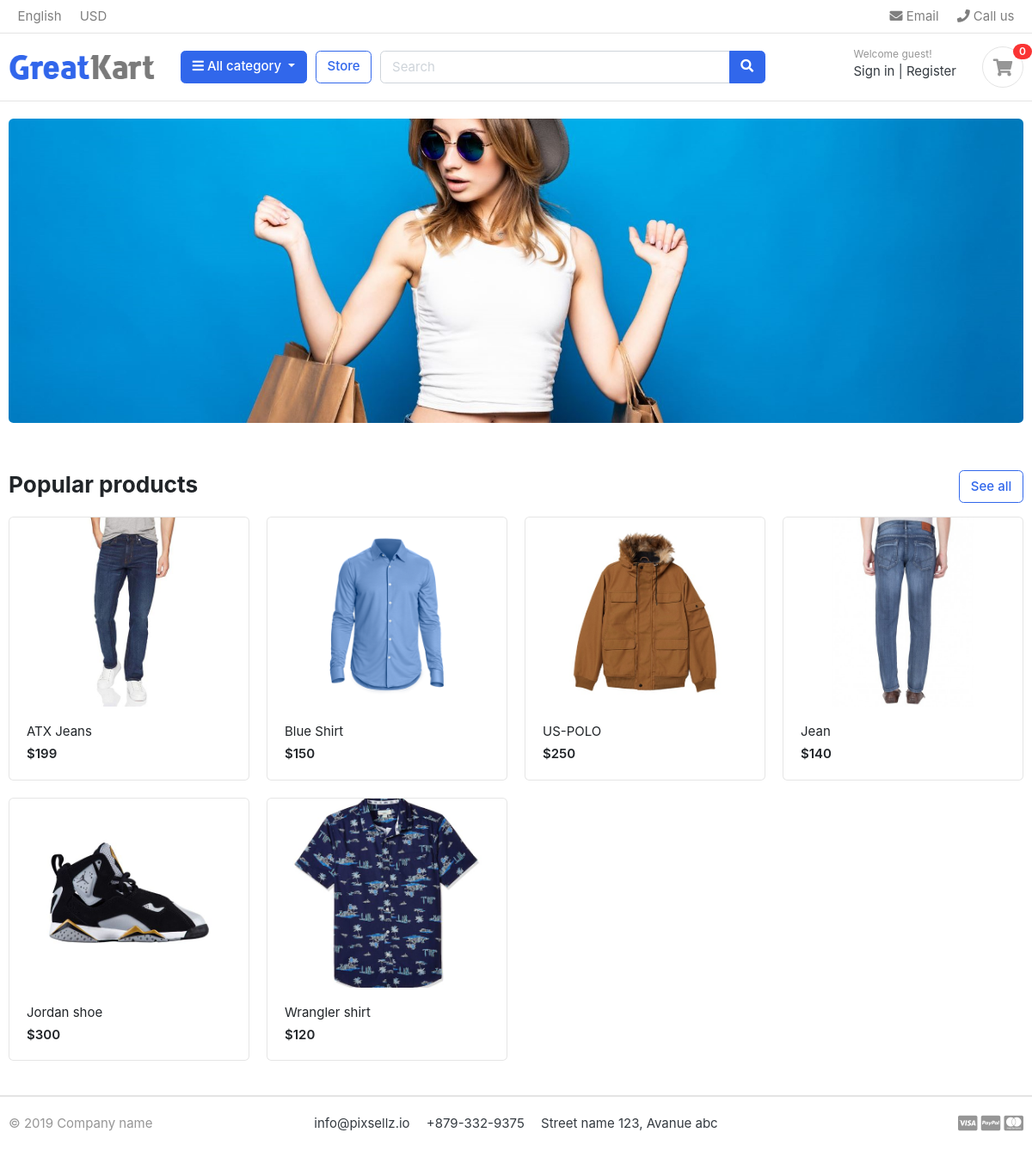
The page / on the database its author committed.
### store/models.py (models this page shows, shortened)
class Product(models.Model):
    product_name = models.CharField(max_length=200,unique = True)
    slug = models.SlugField(max_length=200,unique=True)
    description  = models.TextField(max_length=500,blank=True)
    price = models.IntegerField()
    images = models.ImageField(upload_to='photos/products')
    stock = models.IntegerField()
    is_available = models.BooleanField(default = True)
    category = models.ForeignKey(Category,on_delete=models.CASCADE) # if the category is deleted , the related product is also be deleted
    created_date = models.DateTimeField(auto_now_add=True)
    modified_date = models.DateTimeField(auto_now=True)
    def get_url(self):
        return reverse('product_detail',args=[self.category.slug, self.slug])

### greatkart/views.py (the view)
# urls.py: 2. Add a URL to urlpatterns:  path('', views.home, name='home')
def home(request):
    products = Product.objects.all().filter(is_available=True)
    context = {
        'products':products,
    }
    return render(request,'home.html',context)

### carts/context_processors.py (called while the page is built)
def counter(request):
    cart_count = 0
    if 'admin' in request.path:
        return {}
    else:
        try:
            cart = Cart.objects.filter(cart_id=_cart_id(request))
            if request.user.is_authenticated:
                cart_items = CartItem.objects.all().filter(user=request.user)
            else:
                cart_items = CartItem.objects.all().filter(cart=cart[:1])
            for cart_item in cart_items:
                cart_count += cart_item.quantity
        except Cart.DoesNotExist:
            cart_count = 0
    return dict(cart_count=cart_count)

### carts/views.py (called while the page is built)
def _cart_id(request):
    cart = request.session.session_key
    if not cart:
        cart = request.session.create()
    return cart

### category/context_processors.py (called while the page is built)
def menu_links(request):
    links = Category.objects.all()
    return dict(links=links)

### category/models.py (called while the page is built)
    def get_url(self):
        return reverse('products_by_category',args=[self.slug])

### templates/home.html
{% extends 'base.html' %}
{% load static %}
{% block content %}
<section class="section-intro padding-y-sm">
<div class="container">
<div class="intro-banner-wrap">
	<img src="{% static 'images/banners/cover.jpg'%}" class="img-fluid rounded">
</div>
</div>
</section>
<section class="section-name padding-y-sm">
<div class="container">
<header class="section-heading">
	<a href="{% url 'store' %}" class="btn btn-outline-primary float-right">See all</a>
	<h3 class="section-title">Popular products</h3>
</header>
<div class="row">
	{% for product in products %}
	<div class="col-md-3">
		<div class="card card-product-grid">
			<a href="{{product.get_url}}" class="img-wrap"> <img src="{{product.images.url }}"> </a>
			<figcaption class="info-wrap">
				<a href="./product-detail.html" class="title">{{product.product_name}}</a>
				<div class="price mt-1">${{product.price}}</div>
			</figcaption>
		</div>
	</div>
	{% endfor %}
</div>
</div>
</section>
</body>
</html>
{% endblock %}

### templates/base.html (shortened to what this page needs)
{% load static %}
<!DOCTYPE HTML>
<html lang="en">
<head>
<link href="{% static 'css/bootstrap.css'%}" rel="stylesheet" type="text/css"/>
<link href="{% static 'fonts/fontawesome/css/all.min.css'%}" type="text/css" rel="stylesheet">
<link href="{% static 'css/ui.css'%}" rel="stylesheet" type="text/css"/>
<link href="{% static 'css/responsive.css'%}" rel="stylesheet" media="only screen and (max-width: 1200px)" />
</head>
<body>
{% include 'includes/navbar.html'%}
{% block content%}{% endblock %}
{% include 'includes/footer.html'%}

### templates/includes/navbar.html (shortened to what this page needs)
{% load static %}
<header class="section-header">
<nav class="navbar p-md-0 navbar-expand-sm navbar-light border-bottom">
<div class="container">
  <div class="collapse navbar-collapse" id="navbarTop4">
    <ul class="navbar-nav mr-auto">
    	<li class="nav-item dropdown">
		 	<a href="#" class="nav-link">   English </a>
		</li>
		<li class="nav-item dropdown">
			<a href="#" class="nav-link"> USD </a>
		</li>
    </ul>
    <ul class="navbar-nav">
		<li><a href="#" class="nav-link"> <i class="fa fa-envelope"></i> Email </a></li>
		<li><a href="#" class="nav-link"> <i class="fa fa-phone"></i> Call us </a></li>
	</ul>
  </div>
</div>
</nav>
<section class="header-main border-bottom">
	<div class="container">
<div class="row align-items-center">
	<div class="col-lg-2 col-md-3 col-6">
		<a href="{% url 'home' %}" class="brand-wrap">
			<img class="logo" src="{% static './images/logo.png'%}">
		</a>
	</div>
	<div class="col-lg col-sm col-md col-6 flex-grow-0">
		<div class="category-wrap dropdown d-inline-block float-right">
			<button type="button" class="btn btn-primary dropdown-toggle" data-toggle="dropdown">
				<i class="fa fa-bars"></i> All category
			</button>
		</div>
	</div>
	<a href="{% url 'store' %}" class="btn btn-outline-primary">Store</a>
	<div class="col-lg  col-md-6 col-sm-12 col">
		<form action="{% url 'search' %}" class="search" method="GET">
			<div class="input-group w-100">
			    <input type="text" class="form-control" style="width:60%;" placeholder="Search" name="keyword">
			    <div class="input-group-append">
			      <button class="btn btn-primary" type="submit">
			        <i class="fa fa-search"></i>
			      </button>
			    </div>
		    </div>
		</form>
	</div>
	<div class="col-lg-3 col-sm-6 col-8 order-2 order-lg-3">
				<div class="d-flex justify-content-end mb-3 mb-lg-0">
					{% if user.id is None %}
					<div class="widget-header">
						<small class="title text-muted">Welcome guest!</small>
						<div>
							<a href="{% url 'login' %}">Sign in</a> <span class="dark-transp"> | </span>
							<a href="{% url 'register' %}"> Register</a>
						</div>
					</div>
						{% endif %}
					<a href="{% url 'cart' %}" class="widget-header pl-3 ml-3">
						<div class="icon icon-sm rounded-circle border"><i class="fa fa-shopping-cart"></i></div>
						<span class="badge badge-pill badge-danger notify">{{cart_count}}</span>
					</a>
				</div>
			</div>
</div>
	</div>
</section>
</header>

### templates/includes/footer.html
<footer class="section-footer border-top">
	<div class="container">
		<section class="footer-bottom border-top row">
			<div class="col-md-2">
				<p class="text-muted"> &copy 2019 Company name </p>
			</div>
			<div class="col-md-8 text-md-center">
				<span  class="px-2">info@pixsellz.io</span>
				<span  class="px-2">+879-332-9375</span>
				<span  class="px-2">Street name 123, Avanue abc</span>
			</div>
			<div class="col-md-2 text-md-right text-muted">
				<i class="fab fa-lg fa-cc-visa"></i>
				<i class="fab fa-lg fa-cc-paypal"></i>
				<i class="fab fa-lg fa-cc-mastercard"></i>
			</div>
		</section>
	</div>
</footer>

### static/css/ui.css (style rules this page uses)
html { font-family: "Inter", sans-serif; font-size: 15px; }
.img-wrap { text-align: center; display: block; }
.img-wrap img { max-width: 100%; }
.icon-xs, .icon-sm, .icon-md, .icon-lg { display: inline-block; text-align: center; flex-shrink: 0; flex-grow: 0; }
.icon-sm { width: 48px; height: 48px; line-height: 48px !important; font-size: 20px; }
.padding-y-sm { padding-top: 20px; padding-bottom: 20px; }
.section-heading { margin-bottom: 20px; margin-top: 15px; }
.section-title { color: #212529; }
p:last-child { margin-bottom: 0; }
.header-main { position: relative; padding-top: 1rem; padding-bottom: 1rem; }
.brand-wrap .logo, .navbar-brand .logo { margin-right: 7px; max-height: 42px; display: inline-block; }
.widget-header { display: inline-block; vertical-align: middle; position: relative; }
.widget-header a { color: #343a40; }
.widget-header i { color: #969696; }
.widget-header .title { display: block; }
.widget-header .notify { position: absolute; top: -3px; right: -10px; }
.footer-bottom { padding-top: 20px; padding-bottom: 20px; }
[class*=card-product] a.title { color: #212529; display: block; }
[class*=card-product] .img-wrap { overflow: hidden; position: relative; }
[class*=card-product] .img-wrap img { height: 100%; max-width: 100%; width: auto; display: inline-block; -o-object-fit: cover; object-fit: cover; }
.card-product-grid { margin-bottom: 20px; }
.card-product-grid .img-wrap { border-radius: 0.2rem 0.2rem 0 0; height: 220px; }
.card-product-grid .info-wrap { overflow: hidden; padding: 18px 20px; }
.card .img-wrap { overflow: hidden; }
.notify { position: absolute; top: -4px; right: -10px; display: inline-block; padding: 0.25em 0.6em; font-size: 12px; line-height: 1; text-align: center; border-radius: 3rem; color: #fff; background-color: #fa3434; }
.price { font-weight: 600; color: #212529; }

### rows shown on the page
Product: images (picture), product_name "ATX Jeans", price "199"
Product: images (picture), product_name "Blue Shirt", price "150"
Product: images (picture), product_name "US-POLO", price "250"
Product: images (picture), product_name "Jean", price "140"
Product: images (picture), product_name "Jordan shoe", price "300"
Product: images (picture), product_name "Wrangler shirt", price "120"

### other values the page prints
{{ cart_count }} "0"
